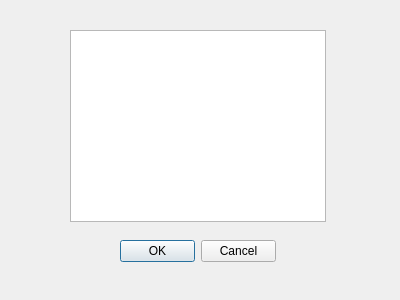
<?xml version="1.0" encoding="UTF-8"?>
<ui version="4.0">
 <class>Dialog</class>
 <widget class="QDialog" name="Dialog">
  <property name="geometry">
   <rect>
    <x>0</x>
    <y>0</y>
    <width>400</width>
    <height>300</height>
   </rect>
  </property>
  <property name="windowTitle">
   <string>Domain</string>
  </property>
  <widget class="QListWidget" name="listWidget">
   <property name="geometry">
    <rect>
     <x>70</x>
     <y>30</y>
     <width>256</width>
     <height>192</height>
    </rect>
   </property>
  </widget>
  <widget class="QDialogButtonBox" name="buttonBox">
   <property name="geometry">
    <rect>
     <x>120</x>
     <y>240</y>
     <width>156</width>
     <height>23</height>
    </rect>
   </property>
   <property name="standardButtons">
    <set>QDialogButtonBox::Cancel|QDialogButtonBox::Ok</set>
   </property>
  </widget>
 </widget>
 <resources/>
 <connections/>
</ui>
